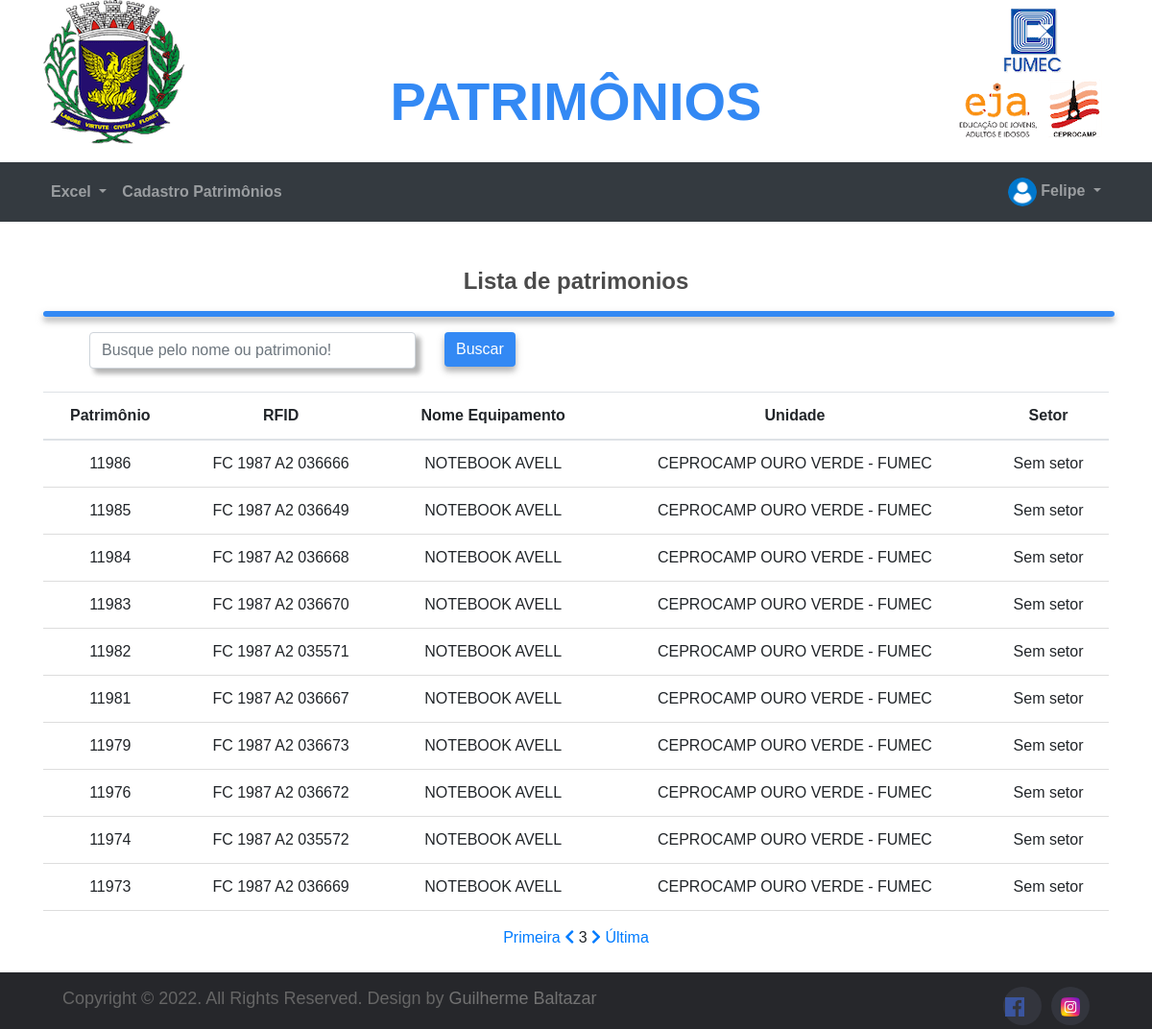
Page /Patrimonios/patrimonios/?pagina=3 (signed in) on the committed database.
### tables this page shows
CREATE TABLE `patrimonio` (
  `id` int(11) NOT NULL,
  `usuario` varchar(50) NOT NULL DEFAULT 'Sem Usuário',
  `coordenada` varchar(50) NOT NULL DEFAULT 'Sem coordenada',
  `equipamento` varchar(50) NOT NULL,
  `qtd` int(250) DEFAULT '1',
  `rfid` varchar(41) NOT NULL DEFAULT 'Sem ID',
  `patrimonio` int(50) NOT NULL DEFAULT '0',
  `serie` varchar(50) NOT NULL DEFAULT 'S/N',
  `setor` varchar(50) NOT NULL DEFAULT 'Sem setor',
  `unidade` varchar(50) NOT NULL,
  `data` datetime DEFAULT CURRENT_TIMESTAMP,
  `observacao` varchar(250) DEFAULT 'Sem observações'
);

### Patrimonios/patrimonios/index.php (the view, shortened to what this page needs)
<?php
include_once("../ConexaoBd/config.php");
if (!empty($_GET['search'])) {
    $data = $_GET['search'];
    $sql = "SELECT * FROM `patrimonio` WHERE patrimonio LIKE ? OR equipamento LIKE ? OR setor LIKE ?  OR unidade LIKE ? OR rfid LIKE ? ORDER BY `id` DESC";
    $stmt = $conexao->prepare($sql);
    $stmt->bind_param('sssss', $data, $data, $data, $data, $data);
    $stmt->execute();
    $result = $stmt->get_result();
} else {
    $pagina = 1;
    if (isset($_GET['pagina']))
        $pagina = filter_input(INPUT_GET, "pagina", FILTER_VALIDATE_INT);
    $limite = 10;
    $inicio = ($pagina * $limite) - $limite;
    $registros = $conexao->query("SELECT COUNT(id) as count FROM patrimonio")->fetch_assoc()["count"];
    $paginasT = ceil($registros / $limite);
    $query = "SELECT * FROM patrimonio ORDER BY patrimonio DESC LIMIT $inicio, $limite";
    $result = $conexao->query($query);
}
?>
<?php include 'header-menu.php' ?>
<body>
    <br>
    <br>
    <div class="container">
        <div class="text-center">
            <h4 class="bold">Lista de patrimonios</h4>
            <hr class="hr3">
        </div>
        <div class="row">
            <div class="row col-12 justify-content-between">
                <div class="ml-5 col-8">
                    <div class="row box-search d-flex justify-content-between">
                        <div class="col-6">
                            <input type="text" id="pesquisar" style="box-shadow: rgba(75, 75, 75, 0.25) 5px 5px 5px, rgba(75, 75, 75, 0.22) 5px 5px 5px;" class="form-control" size="45" name="pesquisa" autocomplete="off" placeholder="Busque pelo nome ou patrimonio!">
                        </div>
                        <div class="col-6">
                            <button type="search" onclick="searchData()" class="btn btn-primary">Buscar</button>
                        </div>
                    </div>
                </div>
                <div class="ml-3 col-2">
                </div>
            </div>
        </div>
    </div>
    <br>
    <div class="container">
        <table class="table table-hover ">
            <thead>
                <tr>
                    <th class="text-center">Patrimônio</th>
                    <th class="text-center">RFID</th>
                    <th class="text-center">Nome Equipamento</th>
                    <th class="text-center">Unidade</th>
                    <th class="text-center">Setor</th>
                </tr>
            </thead>
            <tbody>
                <?php foreach ($result as $rows) : ?>
                    <tr>
                        <td class="text-center"><?php echo $rows['patrimonio']; ?></td>
                        <td class="text-center"><?php echo $rows['rfid']; ?></td>
                        <td class="text-center"><?php echo $rows['equipamento']; ?></td>
                        <td class="text-center"><?php echo $rows['unidade']; ?></td>
                        <td class="text-center"><?php echo $rows['setor']; ?></td>
                    </tr>
                <?php endforeach; ?>
            </tbody>
        </table>
        <div class="container">
    <div class="col-12 text-center">
        <a href="?pagina=1">Primeira</a>
        <?php if ($pagina > 1): ?>
            <a href="?pagina=<?= $pagina - 1 ?>"><i class="fas fa-chevron-left"></i></a>
        <?php endif; ?>
        <?= $pagina ?>
        <?php if ($pagina < $paginasT): ?>
            <a href="?pagina=<?= $pagina + 1 ?>"><i class="fas fa-chevron-right"></i></a>
        <?php endif; ?>
        <a href="?pagina=<?= $paginasT ?>">Última</a>
    </div>
</div>
    </div>
    <br>
</body>
<?php include 'footer.php' ?>

### Patrimonios/CSS/Principal.css (style rules this page uses)
* { margin: 0px; padding: 0px; box-sizing: border-box; }
html { scroll-behavior: smooth; }
.bold { font-weight: bold; color: rgb(75, 75, 75); }
th, td { border-bottom: 1px solid #ddd; padding: 15px; }
.hr3 { width: 100%; border: solid; color: #3389F4FF; border-radius: 10px; box-shadow: rgba(75, 75, 75, 0.25) 0px 4px 8px, rgba(75, 75, 75, 0.22) 0px 5px 5px; }
.btn-primary { background-color: #3389F4; border: #348af4b3; box-shadow: rgba(75, 75, 75, 0.25) 0px 4px 8px, rgba(75, 75, 75, 0.22) 0px 5px 5px; }
body { font-family: "Montserrat", sans-serif; }

### rows in the picture
patrimonio: patrimonio "11986", rfid "FC 1987 A2 036666", equipamento "NOTEBOOK AVELL", unidade "CEPROCAMP OURO VERDE - FUMEC", setor "Sem setor"
patrimonio: patrimonio "11985", rfid "FC 1987 A2 036649", equipamento "NOTEBOOK AVELL", unidade "CEPROCAMP OURO VERDE - FUMEC", setor "Sem setor"
patrimonio: patrimonio "11984", rfid "FC 1987 A2 036668", equipamento "NOTEBOOK AVELL", unidade "CEPROCAMP OURO VERDE - FUMEC", setor "Sem setor"
patrimonio: patrimonio "11983", rfid "FC 1987 A2 036670", equipamento "NOTEBOOK AVELL", unidade "CEPROCAMP OURO VERDE - FUMEC", setor "Sem setor"
patrimonio: patrimonio "11982", rfid "FC 1987 A2 035571", equipamento "NOTEBOOK AVELL", unidade "CEPROCAMP OURO VERDE - FUMEC", setor "Sem setor"
patrimonio: patrimonio "11981", rfid "FC 1987 A2 036667", equipamento "NOTEBOOK AVELL", unidade "CEPROCAMP OURO VERDE - FUMEC", setor "Sem setor"
patrimonio: patrimonio "11979", rfid "FC 1987 A2 036673", equipamento "NOTEBOOK AVELL", unidade "CEPROCAMP OURO VERDE - FUMEC", setor "Sem setor"
patrimonio: patrimonio "11976", rfid "FC 1987 A2 036672", equipamento "NOTEBOOK AVELL", unidade "CEPROCAMP OURO VERDE - FUMEC", setor "Sem setor"
patrimonio: patrimonio "11974", rfid "FC 1987 A2 035572", equipamento "NOTEBOOK AVELL", unidade "CEPROCAMP OURO VERDE - FUMEC", setor "Sem setor"
patrimonio: patrimonio "11973", rfid "FC 1987 A2 036669", equipamento "NOTEBOOK AVELL", unidade "CEPROCAMP OURO VERDE - FUMEC", setor "Sem setor"

### other values in the picture
$_SESSION['nome'] "Felipe"
$pagina "3"
